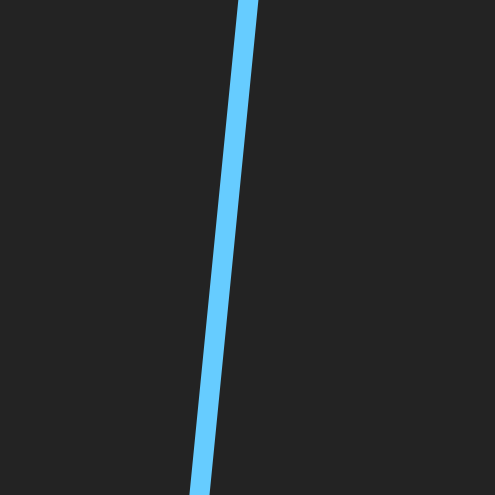
Frame 1 (no input)
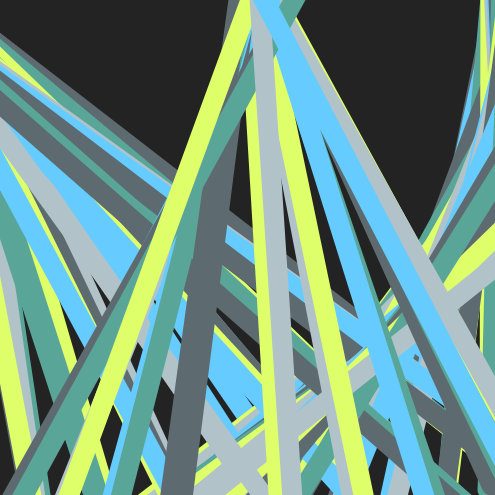
Frame 60 (the mouse pressed at the canvas centre just before this capture)
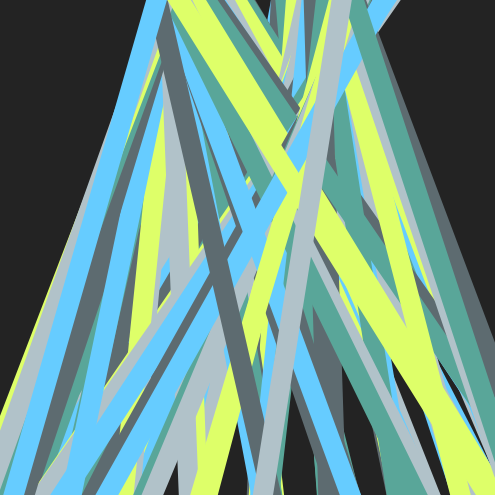
Frame 120 (the mouse held since frame 60 and released just before this capture)

The Processing sketch that drew these frames (run headless with seeded random() and noise(); from frame 60 on, the mouse is pressed at the canvas centre):

// Processing sketch: shakinglines
// ── shakinglines.pde
int i;
color[] colours = {#66CCFF, #5D6B70, #59a699, #DEFF69, #B1C2C9};
color COLOUR;
int WINDOWSIZE, BOXSIZE, MARGIN, COLSNUM;
int minx, miny, col, row;
ArrayList<EggRing> eggs;
int EGGSIZE;
int BGCOLOUR;
float TILT;
int dir;
int linecount;
int toppos;

void setup() {
  WINDOWSIZE = 495;
  EGGSIZE = 80;
  COLSNUM = 3;
  BGCOLOUR = 35;
  TILT = 0.01;
  toppos = 0;
  dir = 1;
  linecount = 0;
    surface.setSize(WINDOWSIZE, WINDOWSIZE);
  BOXSIZE = int(float(WINDOWSIZE) / COLSNUM);
  MARGIN = (WINDOWSIZE-(BOXSIZE*COLSNUM))/(COLSNUM+1);
  imageMode(CENTER);
  noStroke();
  strokeWeight(20);

  background(BGCOLOUR);
  i = 0;
  col = 0;
  row = 0;
  minx = MARGIN;
  miny = MARGIN+30;
  COLOUR = colours[i];
  eggs = new ArrayList<EggRing>();
  eggs.add(new EggRing(minx, miny, TILT, EGGSIZE, COLOUR, linecount));
}

void addLine() {
    minx = (minx + BOXSIZE + MARGIN) % (WINDOWSIZE-MARGIN);
    col = (col + 1);
    row = col/COLSNUM;
    miny = ((BOXSIZE + MARGIN)*(row)) + 30;
    COLOUR = getNextColour();
    int a = minx;
    int b = miny + 1;
   
    stroke(COLOUR);
    taperedLine(a,b);
}     

color getNextColour(){
  i++;
  return colours[i%colours.length];
}

void draw() { 
  background(BGCOLOUR);

  for(int e = 0; e < eggs.size(); e++){
    eggs.get(e).transmit();
  }
  while(linecount < 100){
    addLine();
    linecount++;
  }
}

void taperedLine(int x1, int y1){
  float t = TILT;
  eggs.add(new EggRing(x1, y1, t, EGGSIZE, COLOUR, linecount));
}

class Egg {
  float x, y; // X-coordinate, y-coordinate
  float tilt; // Left and right angle offset
  float angle; // Used to define the tilt
  float scalar; // Height of the egg
  float wobblesize;
  color linecol;

  // Constructor
  Egg(float xpos, float ypos, float t, float s, color c, int count) {
    x = xpos;
    y = ypos;
    tilt = t;
    scalar = s / 100.0;
    wobblesize = 0.05;
    linecol = c;
    angle = count-WINDOWSIZE;
  }

  void wobble() {
    tilt = cos(angle)/2;
    angle += wobblesize;
  }

  void display() {
    //noStroke();
    fill(linecol);
    pushMatrix();
    //translate(x, y);
    rotate(tilt);
    //scale(scalar);
    stroke(linecol);
    line((WINDOWSIZE/2)+(toppos*dir), -300, WINDOWSIZE/2,150+(WINDOWSIZE));
    dir = dir * -1;
    toppos = (toppos + 1) % WINDOWSIZE;
    //beginShape();
    //vertex(0, -100);
    //bezierVertex(25, -100, 40, -65, 40, -40);
    //bezierVertex(40, -15, 25, 0, 0, 0);
    //bezierVertex(-25, 0, -40, -15, -40, -40);
    //bezierVertex(-40, -65, -25, -100, 0, -100);
    //endShape();
    popMatrix();
  }
}



class Ring {
  
  float x, y; // X-coordinate, y-coordinate
  float diameter; // Diameter of the ring
  boolean on = false; // Turns the display on and off
  float xorig;

  
  void start(float xpos, float ypos) {
    xorig = xpos;
    x = xpos;
    y = ypos;
    on = true;
    diameter = 1;
  }
  
  void grow() {
    if (on == true) {
      diameter += 0.5;
      if (diameter > width*2) {
        diameter = 0.0;
      }
    }
  }
  
  void move() {
    if (on == true) {
      x = x - 1;
      if (x <= 0) {
        x = xorig;
      }
    }
  }
  
  void display() {
    if (on == true) {
      fill(COLOUR);
      stroke(155, 153);
      //ellipse(x, y, diameter, diameter);
      line(x,y,x+10,y+10);
    }
  }
}

class EggRing {
  Egg ovoid;
  Ring circle = new Ring();

  EggRing(float x, float y, float t, float sp, color c, int count) {
    ovoid = new Egg(x, y, t, sp, c, count);
    circle.start(x, y - sp/2);
  }

  void transmit() {
    ovoid.wobble();
    ovoid.display();
    if (circle.on == false) {
      circle.on = true;
    }
  }
}
